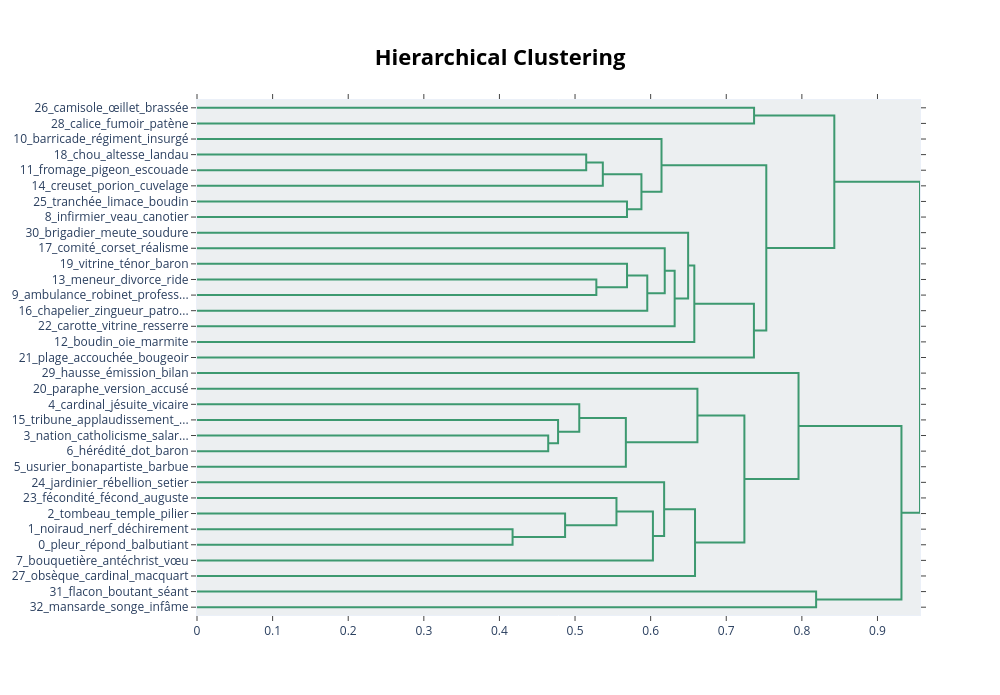

Source (notebook cell):
### Markdown cell above
## 8. Visualisations thématiques et temporelles

### Code cell
fig = best_topic_model.visualize_hierarchy()
fig.show()

### Figure 1 — Plotly figure (JSON) as saved in the notebook; plotly's stock layout.template omitted (floating-point values rounded to 4 significant figures)
{"data": [{"hoverinfo": "text", "marker": {"color": "rgb(61,153,112)"}, "mode": "lines", "type": "scatter", "x": [0.0, 0.7368, 0.7368, 0.0], "xaxis": "x", "y": [-5.0, -5.0, -15.0, -15.0], "yaxis": "y"}, {"hoverinfo": "text", "marker": {"color": "rgb(61,153,112)"}, "mode": "lines", "type": "scatter", "x": [0.0, 0.5148, 0.5148, 0.0], "xaxis": "x", "y": [-35.0, -35.0, -45.0, -45.0], "yaxis": "y"}, {"hoverinfo": "text", "marker": {"color": "rgb(61,153,112)"}, "mode": "lines", "type": "scatter", "x": [0.5148, 0.5367, 0.5367, 0.0], "xaxis": "x", "y": [-40.0, -40.0, -55.0, -55.0], "yaxis": "y"}, {"hoverinfo": "text", "marker": {"color": "rgb(61,153,112)"}, "mode": "lines", "type": "scatter", "x": [0.0, 0.5687, 0.5687, 0.0], "xaxis": "x", "y": [-65.0, -65.0, -75.0, -75.0], "yaxis": "y"}, {"hoverinfo": "text", "marker": {"color": "rgb(61,153,112)"}, "mode": "lines", "type": "scatter", "x": [0.5367, 0.5878, 0.5878, 0.5687], "xaxis": "x", "y": [-47.5, -47.5, -70.0, -70.0], "yaxis": "y"}, {"hoverinfo": "text", "marker": {"color": "rgb(61,153,112)"}, "mode": "lines", "type": "scatter", "x": [0.0, 0.6144, 0.6144, 0.5878], "xaxis": "x", "y": [-25.0, -25.0, -58.75, -58.75], "yaxis": "y"}, {"hoverinfo": "text", "marker": {"color": "rgb(61,153,112)"}, "mode": "lines", "type": "scatter", "x": [0.0, 0.5282, 0.5282, 0.0], "xaxis": "x", "y": [-115.0, -115.0, -125.0, -125.0], "yaxis": "y"}, {"hoverinfo": "text", "marker": {"color": "rgb(61,153,112)"}, "mode": "lines", "type": "scatter", "x": [0.0, 0.5688, 0.5688, 0.5282], "xaxis": "x", "y": [-105.0, -105.0, -120.0, -120.0], "yaxis": "y"}, {"hoverinfo": "text", "marker": {"color": "rgb(61,153,112)"}, "mode": "lines", "type": "scatter", "x": [0.5688, 0.5955, 0.5955, 0.0], "xaxis": "x", "y": [-112.5, -112.5, -135.0, -135.0], "yaxis": "y"}, {"hoverinfo": "text", "marker": {"color": "rgb(61,153,112)"}, "mode": "lines", "type": "scatter", "x": [0.0, 0.6186, 0.6186, 0.5955], "xaxis": "x", "y": [-95.0, -95.0, -123.8, -123.8], "yaxis": "y"}, {"hoverinfo": "text", "marker": {"color": "rgb(61,153,112)"}, "mode": "lines", "type": "scatter", "x": [0.6186, 0.6317, 0.6317, 0.0], "xaxis": "x", "y": [-109.4, -109.4, -145.0, -145.0], "yaxis": "y"}, {"hoverinfo": "text", "marker": {"color": "rgb(61,153,112)"}, "mode": "lines", "type": "scatter", "x": [0.0, 0.6496, 0.6496, 0.6317], "xaxis": "x", "y": [-85.0, -85.0, -127.2, -127.2], "yaxis": "y"}, {"hoverinfo": "text", "marker": {"color": "rgb(61,153,112)"}, "mode": "lines", "type": "scatter", "x": [0.6496, 0.6578, 0.6578, 0.0], "xaxis": "x", "y": [-106.1, -106.1, -155.0, -155.0], "yaxis": "y"}, {"hoverinfo": "text", "marker": {"color": "rgb(61,153,112)"}, "mode": "lines", "type": "scatter", "x": [0.6578, 0.7366, 0.7366, 0.0], "xaxis": "x", "y": [-130.5, -130.5, -165.0, -165.0], "yaxis": "y"}, {"hoverinfo": "text", "marker": {"color": "rgb(61,153,112)"}, "mode": "lines", "type": "scatter", "x": [0.6144, 0.7529, 0.7529, 0.7366], "xaxis": "x", "y": [-41.88, -41.88, -147.8, -147.8], "yaxis": "y"}, {"hoverinfo": "text", "marker": {"color": "rgb(61,153,112)"}, "mode": "lines", "type": "scatter", "x": [0.7368, 0.8429, 0.8429, 0.7529], "xaxis": "x", "y": [-10.0, -10.0, -94.82, -94.82], "yaxis": "y"}, {"hoverinfo": "text", "marker": {"color": "rgb(61,153,112)"}, "mode": "lines", "type": "scatter", "x": [0.0, 0.4645, 0.4645, 0.0], "xaxis": "x", "y": [-215.0, -215.0, -225.0, -225.0], "yaxis": "y"}, {"hoverinfo": "text", "marker": {"color": "rgb(61,153,112)"}, "mode": "lines", "type": "scatter", "x": [0.0, 0.4776, 0.4776, 0.4645], "xaxis": "x", "y": [-205.0, -205.0, -220.0, -220.0], "yaxis": "y"}, {"hoverinfo": "text", "marker": {"color": "rgb(61,153,112)"}, "mode": "lines", "type": "scatter", "x": [0.0, 0.5056, 0.5056, 0.4776], "xaxis": "x", "y": [-195.0, -195.0, -212.5, -212.5], "yaxis": "y"}, {"hoverinfo": "text", "marker": {"color": "rgb(61,153,112)"}, "mode": "lines", "type": "scatter", "x": [0.5056, 0.5672, 0.5672, 0.0], "xaxis": "x", "y": [-203.8, -203.8, -235.0, -235.0], "yaxis": "y"}, {"hoverinfo": "text", "marker": {"color": "rgb(61,153,112)"}, "mode": "lines", "type": "scatter", "x": [0.0, 0.6619, 0.6619, 0.5672], "xaxis": "x", "y": [-185.0, -185.0, -219.4, -219.4], "yaxis": "y"}, {"hoverinfo": "text", "marker": {"color": "rgb(61,153,112)"}, "mode": "lines", "type": "scatter", "x": [0.0, 0.4174, 0.4174, 0.0], "xaxis": "x", "y": [-275.0, -275.0, -285.0, -285.0], "yaxis": "y"}, {"hoverinfo": "text", "marker": {"color": "rgb(61,153,112)"}, "mode": "lines", "type": "scatter", "x": [0.0, 0.4868, 0.4868, 0.4174], "xaxis": "x", "y": [-265.0, -265.0, -280.0, -280.0], "yaxis": "y"}, {"hoverinfo": "text", "marker": {"color": "rgb(61,153,112)"}, "mode": "lines", "type": "scatter", "x": [0.0, 0.5548, 0.5548, 0.4868], "xaxis": "x", "y": [-255.0, -255.0, -272.5, -272.5], "yaxis": "y"}, {"hoverinfo": "text", "marker": {"color": "rgb(61,153,112)"}, "mode": "lines", "type": "scatter", "x": [0.5548, 0.603, 0.603, 0.0], "xaxis": "x", "y": [-263.8, -263.8, -295.0, -295.0], "yaxis": "y"}, {"hoverinfo": "text", "marker": {"color": "rgb(61,153,112)"}, "mode": "lines", "type": "scatter", "x": [0.0, 0.6178, 0.6178, 0.603], "xaxis": "x", "y": [-245.0, -245.0, -279.4, -279.4], "yaxis": "y"}, {"hoverinfo": "text", "marker": {"color": "rgb(61,153,112)"}, "mode": "lines", "type": "scatter", "x": [0.6178, 0.6587, 0.6587, 0.0], "xaxis": "x", "y": [-262.2, -262.2, -305.0, -305.0], "yaxis": "y"}, {"hoverinfo": "text", "marker": {"color": "rgb(61,153,112)"}, "mode": "lines", "type": "scatter", "x": [0.6619, 0.724, 0.724, 0.6587], "xaxis": "x", "y": [-202.2, -202.2, -283.6, -283.6], "yaxis": "y"}, {"hoverinfo": "text", "marker": {"color": "rgb(61,153,112)"}, "mode": "lines", "type": "scatter", "x": [0.0, 0.7956, 0.7956, 0.724], "xaxis": "x", "y": [-175.0, -175.0, -242.9, -242.9], "yaxis": "y"}, {"hoverinfo": "text", "marker": {"color": "rgb(61,153,112)"}, "mode": "lines", "type": "scatter", "x": [0.0, 0.8188, 0.8188, 0.0], "xaxis": "x", "y": [-315.0, -315.0, -325.0, -325.0], "yaxis": "y"}, {"hoverinfo": "text", "marker": {"color": "rgb(61,153,112)"}, "mode": "lines", "type": "scatter", "x": [0.7956, 0.9317, 0.9317, 0.8188], "xaxis": "x", "y": [-208.9, -208.9, -320.0, -320.0], "yaxis": "y"}, {"hoverinfo": "text", "marker": {"color": "rgb(61,153,112)"}, "mode": "lines", "type": "scatter", "x": [0.8429, 0.9562, 0.9562, 0.9317], "xaxis": "x", "y": [-52.41, -52.41, -264.5, -264.5], "yaxis": "y"}], "layout": {"autosize": false, "height": 695, "hoverlabel": {"bgcolor": "white", "font": {"family": "Rockwell", "size": 16}}, "hovermode": "closest", "plot_bgcolor": "#ECEFF1", "showlegend": false, "title": {"font": {"color": "Black", "size": 22}, "text": "<b>Hierarchical Clustering</b>", "x": 0.5, "xanchor": "center", "yanchor": "top"}, "width": 1000, "xaxis": {"mirror": "allticks", "rangemode": "tozero", "showgrid": false, "showline": true, "showticklabels": true, "ticks": "outside", "type": "linear", "zeroline": false}, "yaxis": {"mirror": "allticks", "range": [-330, 0], "rangemode": "tozero", "showgrid": false, "showline": true, "showticklabels": true, "tickmode": "array", "ticks": "outside", "ticktext": ["26_camisole_œillet_brassée", "28_calice_fumoir_patène", "10_barricade_régiment_insurgé", "18_chou_altesse_landau", "11_fromage_pigeon_escouade", "14_creuset_porion_cuvelage", "25_tranchée_limace_boudin", "8_infirmier_veau_canotier", "30_brigadier_meute_soudure", "17_comité_corset_réalisme", "19_vitrine_ténor_baron", "13_meneur_divorce_ride", "9_ambulance_robinet_profess...", "16_chapelier_zingueur_patro...", "22_carotte_vitrine_resserre", "12_boudin_oie_marmite", "21_plage_accouchée_bougeoir", "29_hausse_émission_bilan", "20_paraphe_version_accusé", "4_cardinal_jésuite_vicaire", "15_tribune_applaudissement_...", "3_nation_catholicisme_salar...", "6_hérédité_dot_baron", "5_usurier_bonapartiste_barbue", "24_jardinier_rébellion_setier", "23_fécondité_fécond_auguste", "2_tombeau_temple_pilier", "1_noiraud_nerf_déchirement", "0_pleur_répond_balbutiant", "7_bouquetière_antéchrist_vœu", "27_obsèque_cardinal_macquart", "31_flacon_boutant_séant", "32_mansarde_songe_infâme"], "tickvals": [-5, -15, -25, -35, -45, -55, -65, -75, -85, -95, -105, -115, -125, -135, -145, -155, -165, -175, -185, -195, -205, -215, -225, -235, -245, -255, -265, -275, -285, -295, -305, -315, -325], "type": "linear", "zeroline": false}}}
